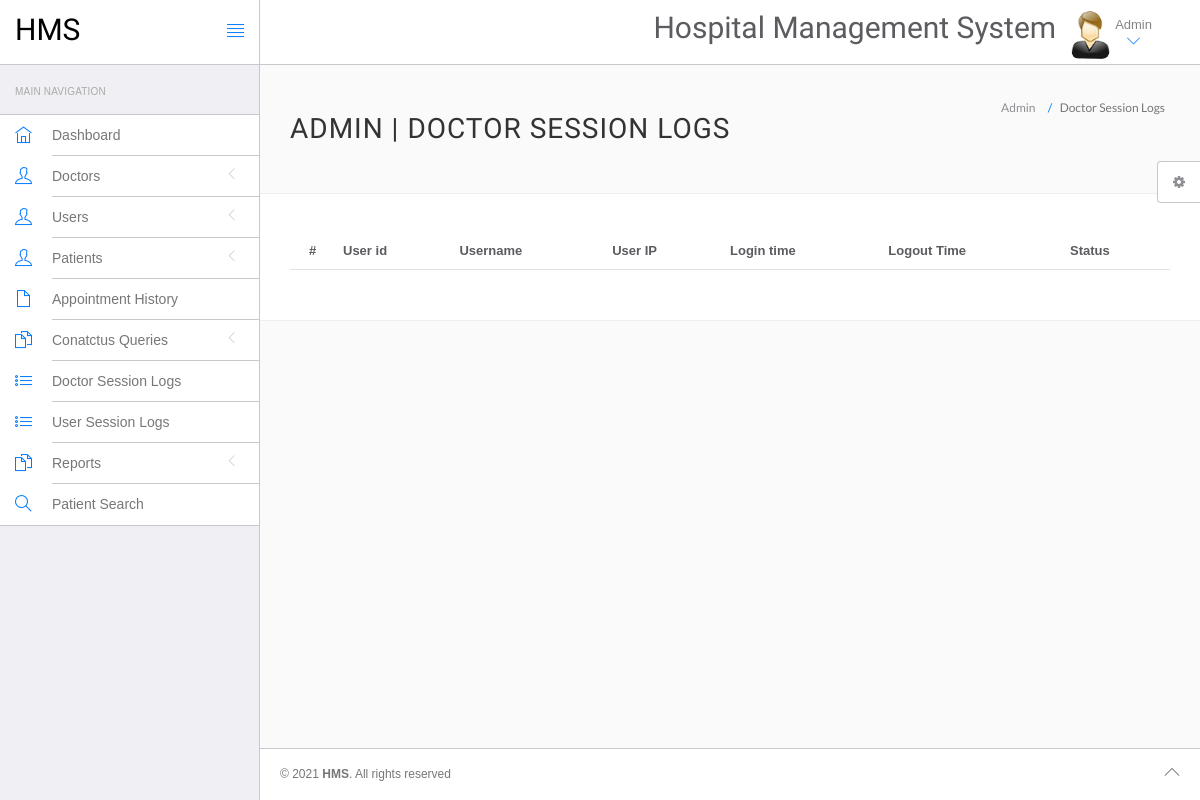
The page /hospital/hms/admin/doctor-logs.php (signed in) on the database as committed earlier.
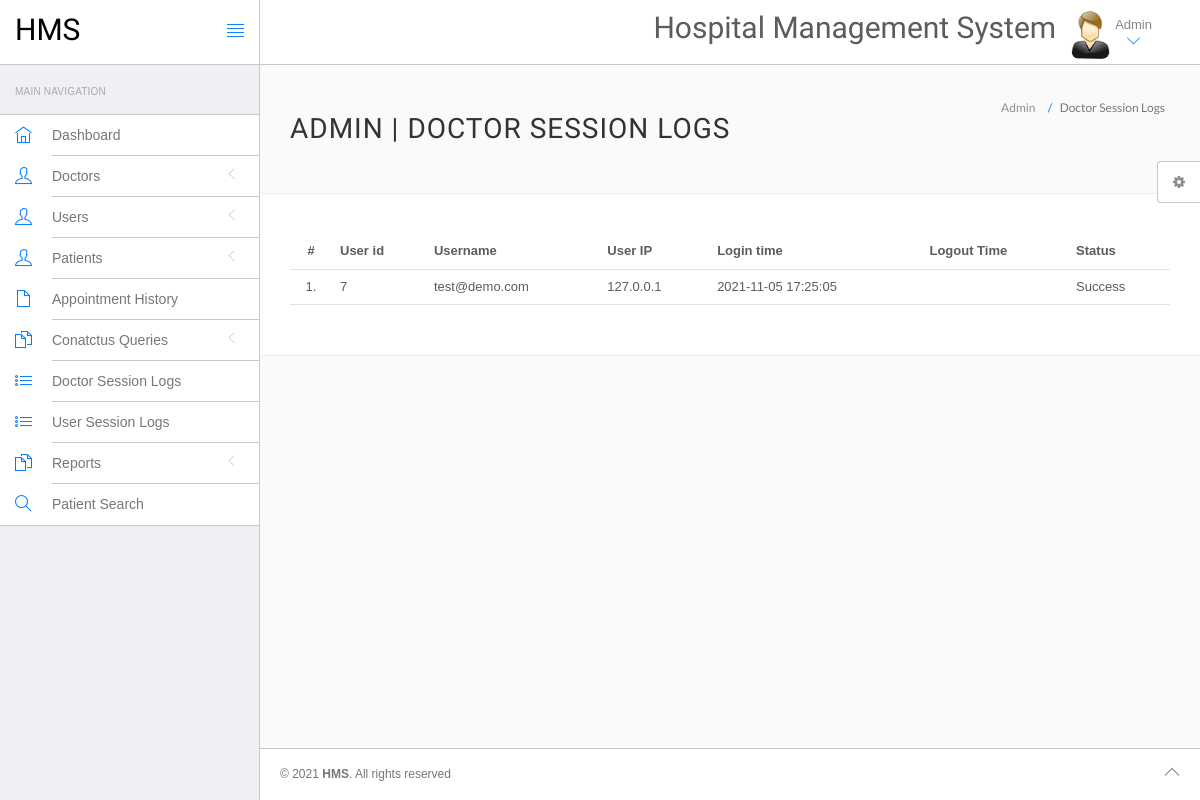
The same page on the database as committed later.
### tables this page shows
CREATE TABLE IF NOT EXISTS `doctorslog` (
  `id` int(11) NOT NULL AUTO_INCREMENT,
  `uid` int(11) DEFAULT NULL,
  `username` varchar(255) DEFAULT NULL,
  `userip` binary(16) DEFAULT NULL,
  `loginTime` timestamp NULL DEFAULT CURRENT_TIMESTAMP,
  `logout` varchar(255) DEFAULT NULL,
  `status` int(11) DEFAULT NULL,
  PRIMARY KEY (`id`)
);

### hospital/hms/admin/doctor-logs.php (the view, shortened to what this page needs)
<?php
include('include/config.php');
?>
<!DOCTYPE html>
<html lang="en">
	<head>
		<link rel="stylesheet" href="vendor/bootstrap/css/bootstrap.min.css">
		<link rel="stylesheet" href="vendor/fontawesome/css/font-awesome.min.css">
		<link rel="stylesheet" href="vendor/themify-icons/themify-icons.min.css">
		<link href="vendor/animate.css/animate.min.css" rel="stylesheet" media="screen">
		<link href="vendor/perfect-scrollbar/perfect-scrollbar.min.css" rel="stylesheet" media="screen">
		<link href="vendor/switchery/switchery.min.css" rel="stylesheet" media="screen">
		<link href="vendor/bootstrap-touchspin/jquery.bootstrap-touchspin.min.css" rel="stylesheet" media="screen">
		<link href="vendor/select2/select2.min.css" rel="stylesheet" media="screen">
		<link href="vendor/bootstrap-datepicker/bootstrap-datepicker3.standalone.min.css" rel="stylesheet" media="screen">
		<link href="vendor/bootstrap-timepicker/bootstrap-timepicker.min.css" rel="stylesheet" media="screen">
		<link rel="stylesheet" href="assets/css/styles.css">
		<link rel="stylesheet" href="assets/css/plugins.css">
		<link rel="stylesheet" href="assets/css/themes/theme-1.css" id="skin_color" />
	</head>
	<body>
		<div id="app">
<?php include('include/sidebar.php');?>
			<div class="app-content">
					<?php include('include/header.php');?>
				<div class="main-content" >
					<div class="wrap-content container" id="container">
						<section id="page-title">
							<div class="row">
								<div class="col-sm-8">
									<h1 class="mainTitle">Admin  | Doctor Session Logs</h1>
																	</div>
								<ol class="breadcrumb">
									<li>
										<span>Admin </span>
									</li>
									<li class="active">
										<span>Doctor Session Logs</span>
									</li>
								</ol>
							</div>
						</section>
						<div class="container-fluid container-fullw bg-white">
									<div class="row">
								<div class="col-md-12">
									<table class="table table-hover" id="sample-table-1">
										<thead>
											<tr>
												<th class="center">#</th>
												<th class="hidden-xs">User id</th>
												<th>Username</th>
												<th>User IP</th>
												<th>Login time</th>
												<th>Logout Time </th>
												<th> Status </th>
											</tr>
										</thead>
										<tbody>
<?php
$sql=mysqli_query($con,"select * from doctorslog ");
$cnt=1;
while($row=mysqli_fetch_array($sql))
{
?>
											<tr>
												<td class="center"><?php echo $cnt;?>.</td>
												<td class="hidden-xs"><?php echo $row['uid'];?></td>
												<td class="hidden-xs"><?php echo $row['username'];?></td>
												<td><?php echo $row['userip'];?></td>
												<td><?php echo $row['loginTime'];?></td>
												<td><?php echo $row['logout'];?>
												</td>
												<td>
<?php if($row['status']==1)
{
	echo "Success";
}
else
{
	echo "Failed";
}?>
</td>
											</tr>
											<?php
$cnt=$cnt+1;
											 }?>
										</tbody>
									</table>
								</div>
							</div>
								</div>
					</div>
				</div>
			</div>
	<?php include('include/footer.php');?>
	<?php include('include/setting.php');?>
		</div>
	</body>
</html>

### hospital/hms/admin/include/sidebar.php (shortened to what this page needs)
<div class="sidebar app-aside" id="sidebar">
				<div class="sidebar-container perfect-scrollbar">
<nav>
						<div class="navbar-title">
							<span>Main Navigation</span>
						</div>
						<ul class="main-navigation-menu">
							<li>
								<a href="dashboard.php">
									<div class="item-content">
										<div class="item-media">
											<i class="ti-home"></i>
										</div>
										<div class="item-inner">
											<span class="title"> Dashboard </span>
										</div>
									</div>
								</a>
							</li>
							<li>
								<a href="javascript:void(0)">
									<div class="item-content">
										<div class="item-media">
											<i class="ti-user"></i>
										</div>
										<div class="item-inner">
											<span class="title"> Doctors </span><i class="icon-arrow"></i>
										</div>
									</div>
								</a>
								</li>
				<li>
								<a href="javascript:void(0)">
									<div class="item-content">
										<div class="item-media">
											<i class="ti-user"></i>
										</div>
										<div class="item-inner">
											<span class="title"> Users </span><i class="icon-arrow"></i>
										</div>
									</div>
								</a>
								</li>
								<li>
								<a href="javascript:void(0)">
									<div class="item-content">
										<div class="item-media">
											<i class="ti-user"></i>
										</div>
										<div class="item-inner">
											<span class="title"> Patients </span><i class="icon-arrow"></i>
										</div>
									</div>
								</a>
								</li>
<li>
								<a href="appointment-history.php">
									<div class="item-content">
										<div class="item-media">
											<i class="ti-file"></i>
										</div>
										<div class="item-inner">
											<span class="title"> Appointment History </span>
										</div>
									</div>
								</a>
							</li>
				<li>
								<a href="javascript:void(0)">
									<div class="item-content">
										<div class="item-media">
											<i class="ti-files"></i>
										</div>
										<div class="item-inner">
											<span class="title"> Conatctus Queries </span><i class="icon-arrow"></i>
										</div>
									</div>
								</a>
								</li>
	<li>
								<a href="doctor-logs.php">
									<div class="item-content">
										<div class="item-media">
											<i class="ti-list"></i>
										</div>
										<div class="item-inner">
											<span class="title"> Doctor Session Logs </span>
										</div>
									</div>
								</a>
							</li>
							<li>
								<a href="user-logs.php">
									<div class="item-content">
										<div class="item-media">
											<i class="ti-list"></i>
										</div>
										<div class="item-inner">
											<span class="title"> User Session Logs </span>
										</div>
									</div>
								</a>
							</li>
				<li>
								<a href="javascript:void(0)">
									<div class="item-content">
										<div class="item-media">
											<i class="ti-files"></i>
										</div>
										<div class="item-inner">
											<span class="title"> Reports </span><i class="icon-arrow"></i>
										</div>
									</div>
								</a>
								<li>
								<a href="patient-search.php">
									<div class="item-content">
										<div class="item-media">
											<i class="ti-search"></i>
										</div>
										<div class="item-inner">
											<span class="title"> Patient Search </span>
										</div>
									</div>
								</a>
							</li>
								</li>
						</ul>
					</nav>
					</div>
			</div>

### hospital/hms/admin/include/header.php (shortened to what this page needs)
<header class="navbar navbar-default navbar-static-top">
					<div class="navbar-header">
						<a class="navbar-brand" href="#">
							<h2 style="padding-top:20%; color:#000 ">HMS</h2>
						</a>
						<a href="#" class="sidebar-toggler pull-right visible-md visible-lg" data-toggle-class="app-sidebar-closed" data-toggle-target="#app">
							<i class="ti-align-justify"></i>
						</a>
					</div>
					<div class="navbar-collapse collapse">
						<ul class="nav navbar-right">
								<li  style="padding-top:2% ">
								<h2>Hospital Management System</h2>
							</li>
							<li class="dropdown current-user">
								<a href class="dropdown-toggle" data-toggle="dropdown">
									<img src="assets/images/images.jpg" > <span class="username">
			Admin
									<i class="ti-angle-down"></i></i></span>
								</a>
							</li>
						</ul>
					</div>
				</header>

### hospital/hms/admin/include/footer.php
<footer>
				<div class="footer-inner">
					<div class="pull-left">
						&copy; <span class="current-year"></span><span class="text-bold text-uppercase"> HMS</span>. <span>All rights reserved</span>
					</div>
					<div class="pull-right">
						<span class="go-top"><i class="ti-angle-up"></i></span>
					</div>
				</div>
			</footer>

### hospital/hms/admin/include/setting.php (shortened to what this page needs)
<div class="settings panel panel-default hidden-xs hidden-sm" id="settings">
				<button ct-toggle="toggle" data-toggle-class="active" data-toggle-target="#settings" class="btn btn-default">
					<i class="fa fa-spin fa-gear"></i>
				</button>
			</div>

### hospital/hms/admin/assets/css/plugins.css (style rules this page uses)
.perfect-scrollbar { overflow-y: hidden !important; }

### hospital/hms/admin/assets/css/themes/theme-1.css (style rules this page uses)
body { background: #FAFAFA; }
header .navbar-header { background: #ffffff !important; border-right-color: #c8c7cc !important; border-bottom-color: #c8c7cc !important; }
header .navbar-header .sidebar-toggler, header .navbar-header .sidebar-mobile-toggler { color: #007aff !important; }
header .navbar-header .navbar-brand { color: #777 !important; }
header .navbar-collapse { background: #ffffff !important; border-bottom-color: #c8c7cc !important; box-shadow: none !important; }
header .navbar-collapse .navbar-right > li > a { color: #777; }
header .navbar-collapse .navbar-right > li > a i { color: #007aff !important; }
#sidebar { background: #EFEFF4 !important; }
#sidebar:before { border-right-width: "1px" !important; border-right-style: solid; border-right-color: #c8c7cc !important; }
#sidebar nav { border-right-width: "1px" !important; border-right-style: solid; border-right-color: #c8c7cc !important; }
#sidebar nav .navbar-title { color: #aaaaaa; }
#sidebar nav > ul { background: #ffffff !important; border-bottom-color: #c8c7cc !important; border-top-color: #c8c7cc !important; }
#sidebar nav > ul > li > a .item-media > i { color: #007aff !important; }
#sidebar nav > ul > li > a .item-inner { color: #777 !important; border-bottom-color: #c8c7cc; }
#app > footer { background: #ffffff !important; border-top-color: #c8c7cc !important; color: #777; }

Rows that differ between the two databases and show on the page:
added doctorslog: uid "7", username "test@demo.com", userip "127.0.0.1", loginTime "2021-11-05 17:25:05", status "Success"
